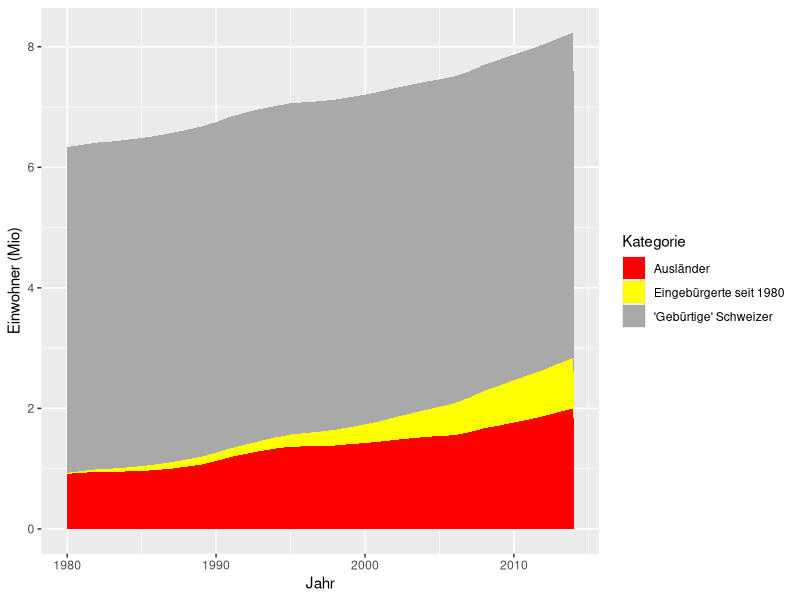
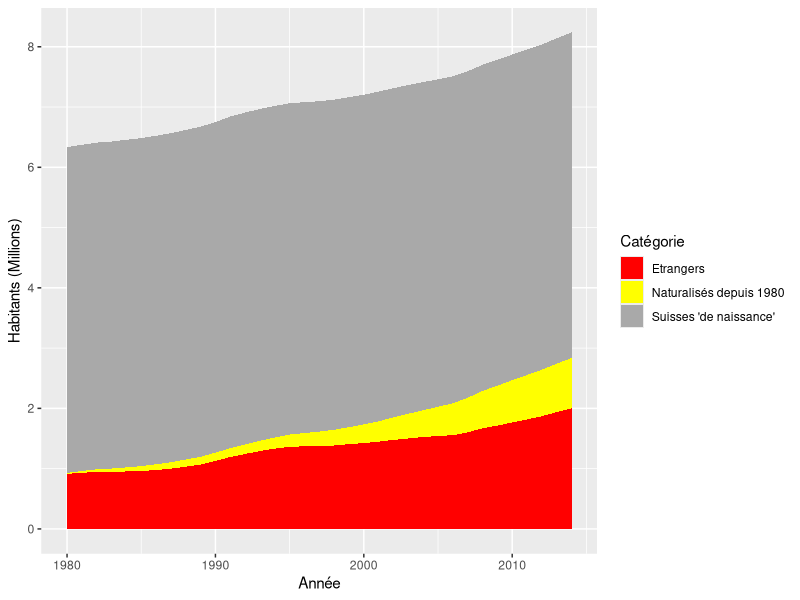

Recreate these plots in R, in order.

library(ggplot2)
library(reshape2)

# http://www.bfs.admin.ch/bfs/portal/fr/index/themen/01/07/blank/key/03.html
# http://www.bfs.admin.ch/bfs/portal/fr/index/themen/01/07/blank/key/03.Document.88358.xls
nat = c(16060, 14299, 12723, 11831, 11850, 14393, 14416, 12370, 11356, 10342, 8658, 8757, 11133, 12898, 13739, 16790, 19159, 19169, 21279, 20363, 28700, 27583, 36515, 35424, 35685, 38437, 46711, 43889, 44365, 43440, 39314, 36012, 33500, 34061, 32836)
cnat = cumsum(nat)

# http://www.bfs.admin.ch/bfs/portal/fr/index/themen/01/02/blank/data/01.html
# http://www.bfs.admin.ch/bfs/portal/fr/index/themen/01/02/blank/data/01.Document.67176.xls
ch = c(5421746, 5442311, 5462782, 5481246, 5502490, 5524160, 5546455, 5567111, 5587259, 5607711, 5623584, 5649804, 5664377, 5676808, 5686526, 5698764, 5711852, 5721307, 5739892, 5757814, 5779685, 5808100, 5836887, 5863241, 5890439, 5917216, 5954212, 5991401, 6032141, 6071802, 6103857, 6138668, 6169091, 6202184, 6239207) 

# http://www.bfs.admin.ch/bfs/portal/fr/index/themen/01/02/blank/data/01.html
# http://www.bfs.admin.ch/bfs/portal/fr/index/themen/01/02/blank/data/01.Document.67176.xls
nch = c(913497, 930593, 946931, 946587, 953406, 960674, 976958, 999688, 1032714, 1066139, 1127109, 1192964, 1243582, 1291762, 1332493, 1363590, 1369494, 1375158, 1383645, 1406630, 1424370, 1447553, 1476966, 1500907, 1524663, 1541912, 1554527, 1602093, 1669715, 1714004, 1766277, 1815994, 1869969, 1937447, 1998459)

pop = data.frame(
  anno = c(1980:2014),
  chg = ch - cnat,
  che = cnat,
  nch = nch
)

mpop = melt(pop, id.vars="anno")

ggplot(mpop) + 
    geom_area(aes(x=anno, y=value/1e6, fill=variable), stack=TRUE) + 
    xlab("Jahr") + ylab("Einwohner (Mio)") + 
    scale_fill_manual(
      values=c("red","yellow","darkgray"), 
      breaks=c("nch","che","chg"),
      name=c("Kategorie"),
      labels=c("Ausländer", "Eingebürgerte seit 1980", "'Gebürtige' Schweizer")
    )
    
ggplot(mpop) + 
    geom_area(aes(x=anno, y=value/1e6, fill=variable), stack=TRUE) + 
    xlab("Année") + ylab("Habitants (Millions)") + 
    scale_fill_manual(
      values=c("red","yellow","darkgray"), 
      breaks=c("nch","che","chg"),
      name=c("Catégorie"),
      labels=c("Etrangers", "Naturalisés depuis 1980", "Suisses 'de naissance'")
    )
    
  
